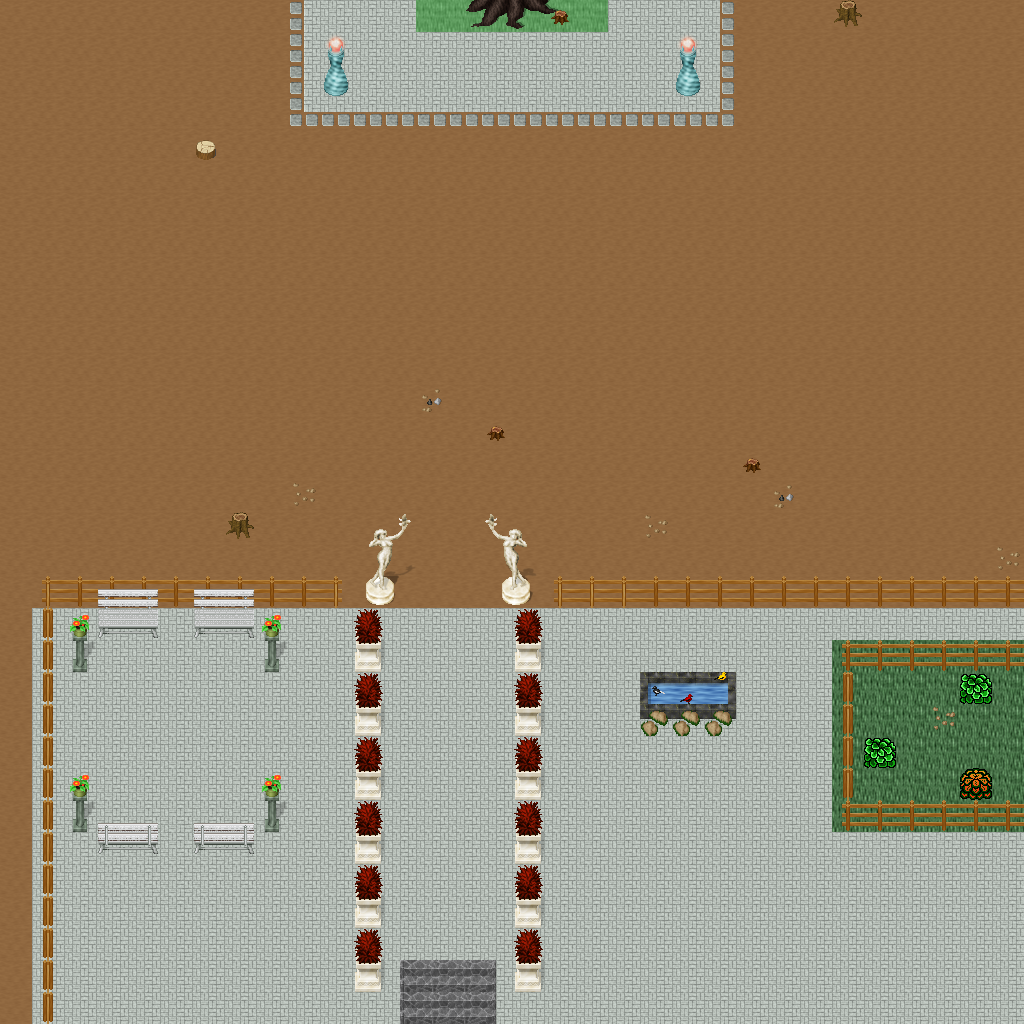

A level layout from a 2D game, rendered from its tile map. Below: a short description, then the map file with tile-grid data replaced by summaries:
An orthogonal 32x32 tile map with 32x32 px tiles, 5 tile layers (Ground, Objects, Objects2, Above, ...), 1 hidden layer not drawn, 37 tilesets.

<map version="1.10" tiledversion="1.11.0" orientation="orthogonal" renderorder="right-down" width="32" height="32" tilewidth="32" tileheight="32" infinite="0" nextlayerid="11" nextobjectid="1">
 <tileset firstgid="1" name="ground_ground" tilewidth="32" tileheight="32" tilecount="33" columns="3">
  <image source="../drawable/ground_ground.png" width="96" height="352" />
 </tileset>
 <tileset firstgid="34" name="ground_ridge_earth_dark" tilewidth="32" tileheight="32" tilecount="96" columns="12">
  <image source="../drawable/ground_ridge_earth_dark.png" width="384" height="256" />
 </tileset>
 <tileset firstgid="130" name="logic_collision" tilewidth="32" tileheight="32" tilecount="1" columns="1">
  <image source="../drawable/logic_collision.png" width="32" height="32" />
 </tileset>
 <tileset firstgid="131" name="logic_portal" tilewidth="32" tileheight="32" tilecount="24" columns="8">
  <image source="../drawable/logic_portal.png" width="256" height="96" />
 </tileset>
 <tileset firstgid="155" name="building_fence_fence_chunky" tilewidth="32" tileheight="32" tilecount="21" columns="3">
  <image source="../drawable/building_fence_fence_chunky.png" width="96" height="224" />
 </tileset>
 <tileset firstgid="176" name="item_statue_girl_with_bird" tilewidth="32" tileheight="32" tilecount="12" columns="4">
  <image source="../drawable/item_statue_girl_with_bird.png" width="128" height="96" />
 </tileset>
 <tileset firstgid="188" name="plant_bush_hosta" tilewidth="32" tileheight="32" tilecount="9" columns="3">
  <image source="../drawable/plant_bush_hosta.png" width="96" height="96" />
 </tileset>
 <tileset firstgid="197" name="logic_item_sheepfood" tilewidth="32" tileheight="32" tilecount="1" columns="1">
  <image source="../drawable/logic_item_sheepfood.png" width="32" height="32" />
 </tileset>
 <tileset firstgid="198" name="ground_rock_rocks_3" tilewidth="32" tileheight="32" tilecount="16" columns="4">
  <image source="../drawable/ground_rock_rocks_3.png" width="128" height="128" />
 </tileset>
 <tileset firstgid="214" name="item_statue_crystal_statues" tilewidth="32" tileheight="32" tilecount="12" columns="6">
  <image source="../drawable/item_statue_crystal_statues.png" width="192" height="64" />
 </tileset>
 <tileset firstgid="226" name="plant_tree_maple_tree" tilewidth="32" tileheight="32" tilecount="72" columns="8">
  <image source="../drawable/plant_tree_maple_tree.png" width="256" height="288" />
 </tileset>
 <tileset firstgid="298" name="plant_stump_small_stump" tilewidth="32" tileheight="32" tilecount="4" columns="2">
  <image source="../drawable/plant_stump_small_stump.png" width="64" height="64" />
 </tileset>
 <tileset firstgid="302" name="item_statue_plants_potted_stone" tilewidth="32" tileheight="32" tilecount="6" columns="3">
  <image source="../drawable/item_statue_plants_potted_stone.png" width="96" height="64" />
 </tileset>
 <tileset firstgid="308" name="logic_creature_sheep" tilewidth="32" tileheight="32" tilecount="1" columns="1">
  <image source="../drawable/logic_creature_sheep.png" width="32" height="32" />
 </tileset>
 <tileset firstgid="309" name="furniture_chair_bench_white" tilewidth="32" tileheight="32" tilecount="8" columns="2">
  <image source="../drawable/furniture_chair_bench_white.png" width="64" height="128" />
 </tileset>
 <tileset firstgid="317" name="furniture_sink_dark_side_on" tilewidth="32" tileheight="32" tilecount="6" columns="3">
  <image source="../drawable/furniture_sink_dark_side_on.png" width="96" height="64" />
 </tileset>
 <tileset firstgid="323" name="object_birds" tilewidth="32" tileheight="32" tilecount="4" columns="2">
  <image source="../drawable/object_birds.png" width="64" height="64" />
 </tileset>
 <tileset firstgid="327" name="logic_creature_animal" tilewidth="32" tileheight="32" tilecount="32" columns="8">
  <image source="../drawable/logic_creature_animal.png" width="256" height="128" />
 </tileset>
 <tileset firstgid="359" name="ground_earth_edges" tilewidth="32" tileheight="32" tilecount="18" columns="6">
  <image source="../drawable/ground_earth_edges.png" width="192" height="96" />
 </tileset>
 <tileset firstgid="377" name="ground_grass_corners" tilewidth="32" tileheight="32" tilecount="24" columns="6">
  <image source="../drawable/ground_grass_corners.png" width="192" height="128" />
 </tileset>
 <tileset firstgid="401" name="building_stairs_stairs_grey" tilewidth="32" tileheight="32" tilecount="6" columns="3">
  <image source="../drawable/building_stairs_stairs_grey.png" width="96" height="64" />
 </tileset>
 <tileset firstgid="407" name="logic_creature_ent" tilewidth="32" tileheight="32" tilecount="4" columns="4">
  <image source="../drawable/logic_creature_ent.png" width="128" height="32" />
 </tileset>
 <tileset firstgid="411" name="plant_tree_pine_tree" tilewidth="32" tileheight="32" tilecount="20" columns="4">
  <image source="../drawable/plant_tree_pine_tree.png" width="128" height="160" />
 </tileset>
 <tileset firstgid="431" name="plant_tree_oak_tree" tilewidth="32" tileheight="32" tilecount="20" columns="4">
  <image source="../drawable/plant_tree_oak_tree.png" width="128" height="160" />
 </tileset>
 <tileset firstgid="451" name="plant_tree_chestnut_tree" tilewidth="32" tileheight="32" tilecount="20" columns="4">
  <image source="../drawable/plant_tree_chestnut_tree.png" width="128" height="160" />
 </tileset>
 <tileset firstgid="471" name="building_thatched_roof_cottage1" tilewidth="32" tileheight="32" tilecount="20" columns="4">
  <image source="../drawable/building_thatched_roof_cottage1.png" width="128" height="160" />
 </tileset>
 <tileset firstgid="491" name="building_thatched_roof_cottage2" tilewidth="32" tileheight="32" tilecount="20" columns="4">
  <image source="../drawable/building_thatched_roof_cottage2.png" width="128" height="160" />
 </tileset>
 <tileset firstgid="511" name="logic_item_vegetable" tilewidth="32" tileheight="32" tilecount="16" columns="8">
  <image source="../drawable/logic_item_vegetable.png" width="256" height="64" />
 </tileset>
 <tileset firstgid="527" name="object_well" tilewidth="32" tileheight="32" tilecount="4" columns="2">
  <image source="../drawable/object_well.png" width="64" height="64" />
 </tileset>
 <tileset firstgid="531" name="plant_flower_flower_bed_1" tilewidth="32" tileheight="32" tilecount="35" columns="7">
  <image source="../drawable/plant_flower_flower_bed_1.png" width="224" height="160" />
 </tileset>
 <tileset firstgid="566" name="plant_flower_small_flower_bed" tilewidth="32" tileheight="32" tilecount="12" columns="3">
  <image source="../drawable/plant_flower_small_flower_bed.png" width="96" height="128" />
 </tileset>
 <tileset firstgid="578" name="plant_flower_small_flower_bed_2" tilewidth="32" tileheight="32" tilecount="12" columns="3">
  <image source="../drawable/plant_flower_small_flower_bed_2.png" width="96" height="128" />
 </tileset>
 <tileset firstgid="590" name="plant_flower_foxgloves" tilewidth="32" tileheight="32" tilecount="4" columns="2">
  <image source="../drawable/plant_flower_foxgloves.png" width="64" height="64" />
 </tileset>
 <tileset firstgid="594" name="plant_flower_hothouse_flowers" tilewidth="32" tileheight="32" tilecount="72" columns="6">
  <image source="../drawable/plant_flower_hothouse_flowers.png" width="192" height="384" />
 </tileset>
 <tileset firstgid="666" name="plant_bush_bush_mult_colored" tilewidth="32" tileheight="32" tilecount="6" columns="3">
  <image source="../drawable/plant_bush_bush_mult_colored.png" width="96" height="64" />
 </tileset>
 <tileset firstgid="672" name="object_ents" tilewidth="32" tileheight="32" tilecount="50" columns="5">
  <image source="../drawable/object_ents.png" width="160" height="320" />
 </tileset>
 <tileset firstgid="722" name="ground_green_paving" tilewidth="32" tileheight="32" tilecount="18" columns="3">
  <image source="../drawable/ground_green_paving.png" width="96" height="192" />
 </tileset>
 <layer id="1" name="Ground" width="32" height="32">
  <data>[1024 cells, 1024 non-empty, 5 distinct tile ids]</data>
 </layer>
 <layer id="2" name="Objects" width="32" height="32">
  <data>[1024 cells, 120 non-empty, 41 distinct tile ids]</data>
 </layer>
 <layer id="3" name="Objects2" width="32" height="32">
  <data>[1024 cells, 31 non-empty, 14 distinct tile ids]</data>
 </layer>
 <layer id="4" name="Above" width="32" height="32">
  <data>[1024 cells, 30 non-empty, 13 distinct tile ids]</data>
 </layer>
 <layer id="5" name="Above2" width="32" height="32">
  <data>[1024 cells, 0 non-empty, 0 distinct tile ids]</data>
 </layer>
 <layer id="6" name="Walkable" width="32" height="32" visible="0">
  <data>[1024 cells, 101 non-empty, 1 distinct tile ids]</data>
 </layer>
 <objectgroup id="7" name="Mapevents" />
 <objectgroup id="8" name="Spawn" />
 <objectgroup id="9" name="Keys" />
 <objectgroup id="10" name="Replace" />
</map>
